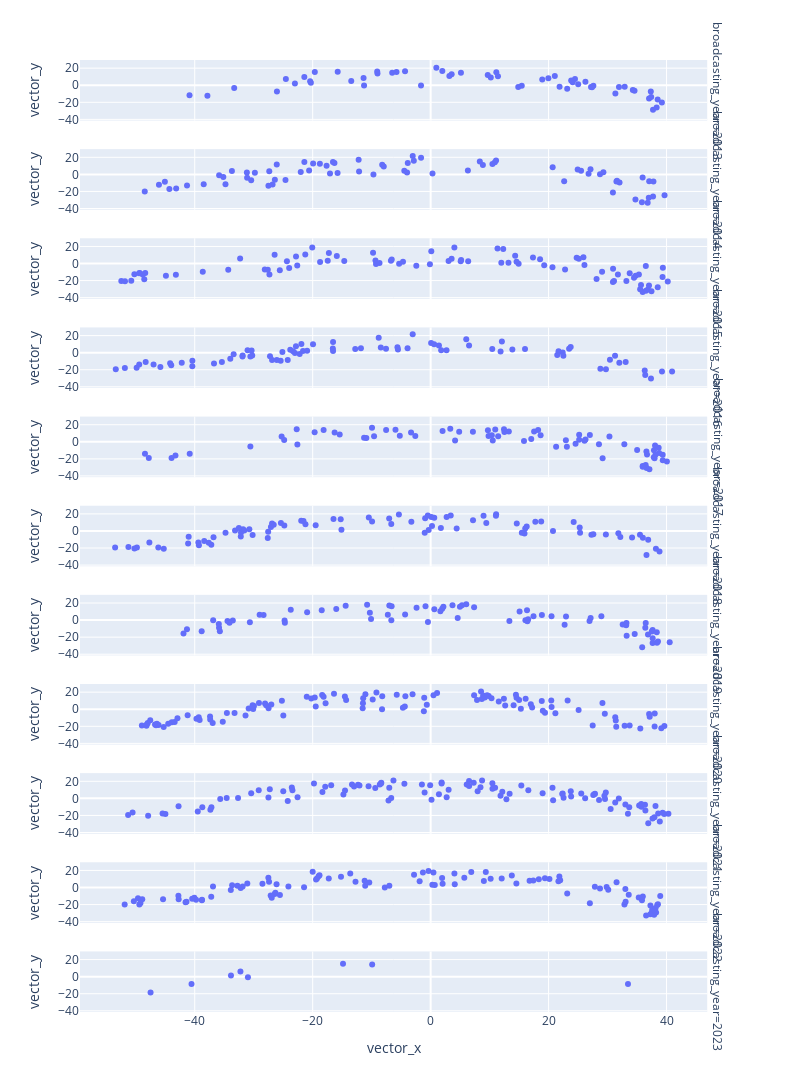

The notebook cell saved with this chart:
### Code cell
df = px.data.tips()
fig = px.scatter(stories_df_merged, x='vector_x', y='vector_y', hover_data=["index", "title"], facet_row="broadcasting_year", width=800, height=2000)
fig.show()

### Figure 1 — Plotly figure (JSON) as saved in the notebook; plotly's stock layout.template omitted (floating-point values rounded to 4 significant figures; data arrays with more than 128 entries replaced by an {"elided": "..."} marker saying what was removed)
{"data": [{"customdata": [["0325", "「映画ドラえもん のび太の新魔界大冒険～７人の魔法使い～」"], ["0326", "「ばくはつコショウ」"], ["0326", "「何が何でもお花見を」"], ["0327", "「やりクリしてハワイ旅行」"], ["0327", "「しずかちゃんのはごろも」"], ["0328", "「ひるねは天国で」"], ["0328", "「どくさいスイッチ」"], ["0329", "「インスタントママ」"], ["0329", "「狙われたジャイアン」"], ["0330", "「脱出！ 恐怖の骨川ハウス」"], ["0330", "「さとりヘルメット」"], ["0331", "「イエコプター」"], ["0331", "「しずかちゃんの最悪な誕生日」"], ["0332", "「朱にまじわれ棒」"], ["0332", "「ジャイアンがパンダ」"], ["0333", "「おみやげフロシキ」"], ["0333", "「最強！黒おびのび太」"], ["0334", "「ジャイアンの引退コンサート」"], ["0334", "「ユメかんとくいす」"], ["0335", "「あべこべ世界ミラー」"], ["0335", "「のび太の秘密トンネル」"], ["0336", "「ひっこし地図でおひっこし」"], ["0336", "「かがみでコマーシャル」"], ["0337", "「なんでもアイス棒」"], ["0337", "「決心コンクリート」"], ["0338", "「さよならボクのそうじ機」"], ["0338", "「真夏の夜の大航海」"], ["0338", "「ダイスキンドリンク」"], ["0339", "「深海サイクリング」"], ["0339", "「のび太のドッキリビデオ」"], ["0340", "「花火を育てよう！」"], ["0340", "「分身ハンマー」"], ["0341", "「オバケと暮らした夏休み」"], ["0341", "「カチンカチンライト」"], ["0342", "「のび太の夏祭り大作戦！」"], ["0342", "「サハラ砂漠で勉強はできない」"], ["0343", "「のび太エネルギーの使い方」"], ["0343", "「はなバルーンで大空に」"], ["0344", "「真夜中の巨大ドラたぬき」"], ["0345", "「にんげん機関車」"], ["0345", "「箱庭で松たけがり」"], ["0346", "「ハロウィンって何の日？」"], ["0346", "「味見スプーン」"], ["0347", "「マジックハンドでやりたい放題」"], ["0347", "「ゴルゴンの首」"], ["0348", "「ヤキイモの気持ち」"], ["0348", "「すい星がギンギラギン」"], ["0349", "「のび太ｖｓ武蔵　巌流島ちょっと前の戦い」"], ["0350", "「ドラえもんに落書き」"], ["0350", "「燃えよ！ドラミのスケート特訓」"], ["0350", "「タイムマシンがなくなった！！」"], ["0351", "「ケガワリング」"], ["0351", "「クリスマスきらきら大作戦」"], ["0352", "「エイコーノトビラ」"], ["0352", "「おだてジョーズ」"], ["0352", "「雪山のロマンス」"]], "hovertemplate": "broadcasting_year=2013<br>vector_x=%{x}<br>vector_y=%{y}<br>index=%{customdata[0]}<br>title=%{customdata[1]}<extra></extra>", "legendgroup": "", "marker": {"color": "#636efa", "symbol": "circle"}, "mode": "markers", "name": "", "orientation": "v", "showlegend": false, "type": "scatter", "x": [-20.43, -20.31, -6.519, 15.45, 27.59, 9.683, 37.34, -11.37, 11.41, 24.08, 10.2, 34.57, 27.19, 23.16, 38.49, 19.96, 39.21, 37.71, 0.967, 34.29, -1.63, -9.015, -4.341, -37.85, -40.88, 24.48, -5.789, 37.04, -23.01, -21.42, 37.4, -33.31, 18.93, -9.06, 3.56, 32.9, -26.06, -13.46, -24.55, 31.93, 1.981, 27.36, 26.24, 38.32, 11.14, -19.64, 21.05, 14.85, -15.76, 31.32, 21.86, 25.02, 3.173, 23.83, 5.138, -11.29], "xaxis": "x11", "y": [4.713, 2.858, 14.7, -0.7291, -0.632, 12.09, -7.479, 8.503, 10.56, 3.397, 9.198, -6.513, -2.204, -4.115, -16.84, 8.185, -20.28, -28.65, 20.49, -5.709, -0.3797, 13.87, 16.29, -12.36, -11.83, 7.322, 15.5, -15.62, 2.157, 9.53, -13.74, -3.252, 6.688, 16.06, 12.76, -1.771, -7.364, 5.041, 7.415, -2.029, 16.59, -2.263, 4.035, -26.03, 15.33, 15.63, 10.73, -2.072, 15.95, -9.58, -1.886, 1.276, 10.92, 5.679, 14.62, -0.3713], "yaxis": "y11"}, {"customdata": {"elided": "70x2 str values"}, "hovertemplate": "broadcasting_year=2014<br>vector_x=%{x}<br>vector_y=%{y}<br>index=%{customdata[0]}<br>title=%{customdata[1]}<extra></extra>", "legendgroup": "", "marker": {"color": "#636efa", "symbol": "circle"}, "mode": "markers", "name": "", "orientation": "v", "showlegend": false, "type": "scatter", "x": [28.72, 36.99, -20.6, 6.317, -35.86, -41.31, 8.86, -17.64, 26.78, 11.09, 31.6, 27.11, -29.8, -45.06, 37.06, 10.47, -16.31, -12.13, 25.51, -8.215, -18.78, -31.16, -27.36, 30.91, -27.5, -38.48, -26.81, 10.89, 32.03, -2.851, 0.3172, -17.06, -3.038, -1.624, 34.73, -48.48, 37.71, -30.43, 29.29, 37.78, 8.338, -9.698, 20.69, -22.02, -4.464, 31.5, -3.879, -26.41, -24.61, -3.996, -15.78, -46.07, -16.56, -31.12, 35.83, -34.79, 39.66, -33.7, -43.15, 36.8, -12.21, -26.1, -7.948, 22.64, 35.94, -21.41, -19.93, -35.15, -44.3, 24.93], "xaxis": "x10", "y": [0.2402, -27.53, 4.58, 4.498, -0.9678, -13.17, 10.86, 10.08, 0.6736, 16.32, -7.608, 5.979, 1.79, -8.681, -8.068, 12.09, 13.26, 3.274, 4.286, 11.2, 12.32, 2.177, 3.673, -21.09, -13.32, -11.53, -11.8, 14.14, -9.565, 15.89, 0.9849, 1.042, 21.63, 19.41, -29.56, -20.04, -25.84, -6.761, 2.375, -8.301, 15.16, -0.1625, 8.281, 2.732, 4.304, -8.355, 13.35, -6.28, -6.611, 2.118, 1.527, -12.27, 14.52, -3.863, -32.72, -11.55, -24.49, 3.91, -16.69, -33.33, 17.08, 11.61, 9.35, -7.949, -3.625, 14.52, 12.61, -3.038, -17.27, 5.858], "yaxis": "y10"}, {"customdata": {"elided": "86x2 str values"}, "hovertemplate": "broadcasting_year=2015<br>vector_x=%{x}<br>vector_y=%{y}<br>index=%{customdata[0]}<br>title=%{customdata[1]}<extra></extra>", "legendgroup": "", "marker": {"color": "#636efa", "symbol": "circle"}, "mode": "markers", "name": "", "orientation": "v", "showlegend": false, "type": "scatter", "x": [38.5, 4.025, 17.35, -44.88, -17.45, 36.49, 0.1097, -50.76, 12.31, -52.45, -2.431, -9.767, -51.83, 19.26, -22.83, 3.555, -38.64, 39.32, -15.91, -9.353, 34.76, -24.37, -20.07, 35.95, 24.76, 35.52, -49.33, -5.342, -34.32, 36.85, -28.12, -48.55, -0.1217, -25.57, -48.39, 5.171, 20.66, 31.76, 14.92, 30.93, -9.262, 39.37, 25.9, -27.33, -4.687, 33.19, -6.733, 35.67, -17.26, 6.363, 5.097, 35.31, -27.61, 11.34, 26.08, 14.57, -50.23, -26.46, -8.669, 33.75, 28.13, -49.43, 37.45, -48.82, 11.99, 31.09, 40.2, -43.2, 14.33, 30.91, 22.8, 34.48, 25.14, 3.042, 29.07, 13.19, -21.26, -14.65, -18.75, -32.3, 36.51, 18.55, -23.99, -6.597, -22.62, 37.03], "xaxis": "x9", "y": [-27.75, 18.68, 6.972, -14.47, 3.234, -3.028, 14.45, -20.09, 17.13, -20.5, -2.648, 12.62, -20.69, -2.133, 8.305, 5.54, -9.759, -15.84, 8.88, 3.659, -14.47, 2.628, 18.68, -33.47, 6.629, -30.25, -11.07, -0.3578, -7.365, -30.33, -7.005, -18.54, -0.9531, -7.975, -11.25, 4.25, -4.29, -12.96, -0.2, -6.046, -0.5428, -4.814, 7.218, -12.94, 2.088, -20.41, 3.312, -25.24, 12.21, 2.704, 2.711, -13.0, -7.357, 17.49, -1.691, 1.971, -12.68, 10.17, 0.6661, -11.42, -18.28, -11.52, -32.61, -12.8, 0.9356, -20.49, -21.08, -13.19, 8.968, -21.62, -6.871, -16.73, 5.576, 2.963, -9.52, 0.8945, 10.5, 3.098, 1.828, 5.871, -31.95, 4.994, -5.381, 4.786, -2.289, -25.87], "yaxis": "y9"}, {"customdata": {"elided": "78x2 str values"}, "hovertemplate": "broadcasting_year=2016<br>vector_x=%{x}<br>vector_y=%{y}<br>index=%{customdata[0]}<br>title=%{customdata[1]}<extra></extra>", "legendgroup": "", "marker": {"color": "#636efa", "symbol": "circle"}, "mode": "markers", "name": "", "orientation": "v", "showlegend": false, "type": "scatter", "x": [-24.23, 1.41, -26.88, 39.23, 11.86, -21.64, 36.3, -40.41, 21.47, -23.01, 40.94, 37.36, 13.85, 6.518, -27.24, -5.545, -3.914, -23.33, 30.4, -33.97, 31.99, 36.39, 0.08045, -8.806, 10.45, -22.84, -31.9, -16.55, 29.72, -23.8, 1.788, -20.94, -36.73, 23.75, -19.94, -25.13, 2.692, 31.27, -30.25, 12.08, -8.449, 33.07, 16.0, 21.69, -43.99, 0.5954, 6.039, -16.55, -33.4, -26.08, -49.85, -35.39, -53.39, -3.042, -51.85, 22.5, -31.88, -22.21, -7.563, -48.32, -11.82, -25.43, -40.4, -16.58, -21.92, -44.17, -12.79, -49.41, 22.39, -46.98, -5.626, -31.04, 28.78, -42.2, -30.56, -30.36, 23.48, -45.82], "xaxis": "x8", "y": [-8.598, 8.473, -8.577, -21.93, 1.495, 1.86, -20.92, -15.8, -2.596, -0.3818, -22.04, -30.34, 3.808, 8.388, -4.33, 3.615, 5.225, 1.78, -8.312, -7.002, -11.75, -26.14, 11.24, 17.44, 4.278, 7.625, -4.557, 1.817, -19.42, 3.507, 2.723, 2.192, -12.72, 6.554, 9.951, 0.8427, 2.743, -3.522, -3.205, 13.2, 6.18, -10.97, 4.215, 1.577, -14.64, 9.924, 15.8, 12.39, -1.962, -8.635, -17.67, -10.95, -19.46, 21.63, -17.89, -3.534, -3.223, -1.448, 4.661, -11.06, 5.156, -9.367, -9.614, 4.974, 10.26, -12.54, 4.167, -14.0, 0.06331, -13.83, 6.429, 2.706, -18.79, -11.78, -4.383, 2.601, 4.653, -16.69], "yaxis": "y8"}, {"customdata": {"elided": "73x2 str values"}, "hovertemplate": "broadcasting_year=2017<br>vector_x=%{x}<br>vector_y=%{y}<br>index=%{customdata[0]}<br>title=%{customdata[1]}<extra></extra>", "legendgroup": "", "marker": {"color": "#636efa", "symbol": "circle"}, "mode": "markers", "name": "", "orientation": "v", "showlegend": false, "type": "scatter", "x": [2.021, 24.57, 12.44, 17.55, 12.51, -43.27, -22.71, 25.18, 38.67, 37.87, 10.53, 18.23, -19.67, -43.93, -48.44, 25.18, -7.548, 28.54, 26.09, 10.96, 39.34, 30.32, 38.05, -15.42, 37.09, 17.06, -9.938, 15.83, 26.26, 3.329, 13.26, 10.37, 36.59, -11.28, 35.96, -24.84, -18.15, 36.69, 4.839, -25.27, 40.06, -16.28, 36.62, -40.85, 9.71, -3.318, 22.93, -22.6, 35.01, 4.146, -9.592, 38.74, 37.97, 32.84, 36.46, 11.45, -47.79, 7.168, 38.12, -10.9, -5.228, 29.16, 18.65, 9.821, 23.1, 39.36, 26.99, -2.603, -5.96, 21.27, 35.96, 37.84, -30.56], "xaxis": "x7", "y": [12.56, -2.331, 14.74, 11.98, 11.38, -16.11, 14.68, 2.483, -7.099, -9.931, 1.469, 13.74, 11.29, -18.97, -13.87, 8.209, 13.87, -2.976, 1.311, 14.29, -15.14, 6.244, -4.263, 8.699, -32.07, 3.332, 16.36, 0.8379, 2.704, 15.23, 11.94, 7.702, -11.33, 4.721, -28.48, 2.248, 13.85, -14.75, 11.68, 6.117, -23.11, 10.8, -30.81, -13.85, 13.52, 10.83, 1.869, -3.059, -9.589, 1.553, 6.37, -13.06, -19.32, -3.001, -27.13, 6.436, -18.93, 11.73, -15.05, 4.543, 7.088, -19.24, 7.82, 6.877, -5.703, -21.5, 7.905, 6.816, 14.16, -5.768, -29.26, -18.07, -5.384], "yaxis": "y7"}, {"customdata": {"elided": "83x2 str values"}, "hovertemplate": "broadcasting_year=2018<br>vector_x=%{x}<br>vector_y=%{y}<br>index=%{customdata[0]}<br>title=%{customdata[1]}<extra></extra>", "legendgroup": "", "marker": {"color": "#636efa", "symbol": "circle"}, "mode": "markers", "name": "", "orientation": "v", "showlegend": false, "type": "scatter", "x": [-21.94, 15.92, 25.33, 20.75, 34.15, 17.75, 25.28, -15.25, 38.2, -9.931, 11.07, 27.59, 35.99, 4.412, 27.26, 16.04, -1.004, -39.39, 29.71, 14.61, -0.3317, -39.29, -32.19, -19.5, 0.2308, 0.1247, -21.23, 36.6, -0.4738, 0.6132, -46.17, -21.56, -3.271, -49.8, 11.1, 32.16, -32.16, -33.16, 24.25, -26.89, -31.6, -16.47, 8.969, -37.19, -5.381, -38.39, -37.62, 7.185, -15.12, 35.5, 18.74, 2.711, -0.9285, -34.78, -41.03, 3.407, 9.438, -53.5, -30.18, 31.83, -27.62, -27.55, -31.79, -7.032, -50.22, -36.81, -26.61, -45.25, -30.74, -32.52, -47.69, 38.8, -24.81, 1.736, -41.12, -25.39, 15.46, 16.28, 36.89, -6.676, -10.48, -27.08, -51.24], "xaxis": "x6", "y": [11.96, -3.084, -2.207, -0.1176, -7.787, 10.85, 4.071, 13.57, -20.75, 11.13, 17.92, -3.844, -7.91, 2.908, -4.568, 2.802, -1.991, -13.52, -4.193, 8.597, 1.004, -16.66, -6.429, 6.784, 5.81, 16.2, 7.892, -28.13, 18.05, 15.39, -19.45, 11.74, 10.82, -19.33, 19.51, -7.078, -1.865, 0.6242, 10.43, 8.594, 0.3853, 14.09, 17.82, -16.23, 19.37, -11.68, -13.77, 12.42, 1.476, -4.562, 11.13, 16.25, 14.96, -1.968, -6.928, 18.12, 9.399, -19.39, -4.691, -2.668, -8.203, -0.9353, 2.039, 14.54, -20.65, -7.316, 7.402, -20.84, 1.945, 3.34, -13.55, -24.0, 6.321, 3.322, -14.81, 9.293, -2.073, 5.287, -10.44, 8.183, 15.84, 4.74, -18.78], "yaxis": "y6"}, {"customdata": [["0548", "「ランプのけむりオバケ」"], ["0548", "「ジャイアンシチュー」"], ["0549", "「ポケットの中のぴょん太」"], ["0549", "「平和アンテナ」"], ["0550", "「フェスティバルーン」"], ["0550", "「ホカホカ雪で雪合戦」"], ["0551", "「熱血応援マイク」"], ["0551", "「オモイコミン」"], ["0552", "「ドラかぐや、月に帰る！？」"], ["0552", "「おおかみ男クリーム」"], ["0553", "「映画ドラえもん のび太の宝島」"], ["0554", "「タイムふろしき」"], ["0554", "「ニセ宇宙人」"], ["0555", "「化石大発見！」"], ["0555", "「布団にのってふわふわり」"], ["0556", "「ゆめの町、ノビタランド」"], ["0556", "「ドラえもんをのぞいちゃえ！」"], ["0557", "「ダジャレーランド」"], ["0557", "「無敵！コンチュー丹」"], ["0558", "「タタミのたんぼ」"], ["0558", "「未来からの買い物」"], ["0559", "「のび太のおいしい食べ方」"], ["0559", "「お料理ワッペン」"], ["0560", "「しつけキャンディー」"], ["0560", "「人間味調味料」"], ["0561", "「トランポリンゲン」"], ["0561", "「シャボン玉宅配便」"], ["0562", "「ネアンデルタール人を救え」"], ["0562", "「のび太もたまには考える」"], ["0563", "「大スタージャイアン！？」"], ["0563", "「恐怖のディナーショー」"], ["0564", "「ガワラオニ」"], ["0564", "「チョージャワラシベ」"], ["0565", "「本人ビデオでほめられたい」"], ["0565", "「ホ、ホ、ホタル来い」"], ["0566", "「わたがし雲メーカー」"], ["0566", "「ねがい七夕ロケット」"], ["0567", "「イロガラドラえもん」"], ["0567", "「海に入らず海底を散歩する方法」"], ["0567", "「２２世紀で夏休み」"], ["0568", "「大パニック！のび太のヒマワリ日記」"], ["0568", "「けん銃王コンテスト」"], ["0569", "「ゾクゾク！？学校の七不思議」"], ["0569", "「人食いハウス」"], ["0570", "「立体パズルハンマー」"], ["0570", "「サンタイン」"], ["0571", "「恐怖のたたりチンキ」"], ["0571", "「レプリコッコ花火」"], ["0572", ["「未来の迷宮（ラビリンス） おかし城（キャッスル）」", "「謎のピラミッド！？エジプト大冒険」"]], ["0573", "「ねこっかぶり」"], ["0573", "「強～いイシ」"], ["0574", "「ドラえもんがいっぱい」"], ["0574", "「アルマジロン」"], ["0575", "「変身レプリンター」"], ["0575", "「ツバメののび太」"], ["0576", "「落とし物つりぼり」"], ["0576", "「強いペットがほしい」"], ["0577", "「へやいっぱいの大どらやき」"], ["0577", "「ドラドラスパイ大作戦」"], ["0578", "「ヴェルサイユのママ」"], ["0578", "「動物型にげだし錠」"], ["0579", "「ウルトラリング」"], ["0579", "「いろいろソーダセット」"], ["0580", "「ピクニックで先をこせ」"], ["0580", "「かがみのない世界」"], ["0581", "「多目的お守りは責任感が強い」"], ["0581", "「野比家、夢の温泉旅行」"], ["0582", "「捜査ごっこセット」"], ["0582", "「イースター島のモアイ」"], ["0583", "「タイムワープでプレゼントを」"], ["0583", "「クリスマスに雪を」"], ["0584", "「ネズミ年だよ！ドラえもん」"], ["0584", "「出てくる出てくるお年玉」"]], "hovertemplate": "broadcasting_year=2019<br>vector_x=%{x}<br>vector_y=%{y}<br>index=%{customdata[0]}<br>title=%{customdata[1]}<extra></extra>", "legendgroup": "", "marker": {"color": "#636efa", "symbol": "circle"}, "mode": "markers", "name": "", "orientation": "v", "showlegend": false, "type": "scatter", "x": [-35.74, 37.64, 7.369, -41.9, 33.12, 28.95, 3.705, -10.77, -35.88, -14.41, -38.82, 5.315, 1.963, -10.3, -33.54, -29.0, -24.72, -24.77, -2.389, -4.33, 16.53, -34.45, -30.65, -6.617, 34.6, 27.13, -34.11, 16.41, -10.1, -28.33, 16.07, 16.34, 32.56, -0.8722, 37.5, -20.94, 13.35, 33.24, 2.163, 22.72, -18.47, 0.6238, 1.651, 38.38, -35.92, 4.588, 37.65, 40.53, -6.664, -7.004, 38.55, -36.87, 37.64, 6.038, 17.44, 4.971, 36.4, 20.5, -16.0, -7.259, 18.86, 22.96, 33.15, 38.34, 36.47, 35.87, 36.86, 15.08, 26.94, 33.2, -23.72, -41.32, -0.4569], "xaxis": "x5", "y": [-12.94, -26.82, 15.13, -15.7, -4.878, 4.59, 17.36, 17.9, -9.007, 16.77, -13.19, 17.25, 13.14, 8.702, -0.6212, 6.115, -3.23, -0.6139, 14.52, 6.452, 1.038, -1.112, -2.457, 16.15, -16.16, 2.558, -3.119, -1.415, 1.411, 5.87, -0.05648, 11.64, -5.036, 16.23, -13.29, 9.241, -1.017, -18.44, 15.62, -5.358, 11.59, 12.64, 10.47, -26.64, -4.465, 2.582, -21.39, -25.87, -0.2331, 17.02, -25.17, -0.1947, -11.52, 18.5, 4.627, 15.77, -9.025, 4.362, 13.11, 6.243, 5.942, 4.238, -6.103, -14.23, -3.293, -31.86, -16.96, 10.2, -1.134, -3.398, 12.17, -10.77, -2.23], "yaxis": "y5"}, {"customdata": {"elided": "107x2 str values"}, "hovertemplate": "broadcasting_year=2020<br>vector_x=%{x}<br>vector_y=%{y}<br>index=%{customdata[0]}<br>title=%{customdata[1]}<extra></extra>", "legendgroup": "", "marker": {"color": "#636efa", "symbol": "circle"}, "mode": "markers", "name": "", "orientation": "v", "showlegend": false, "type": "scatter", "x": [39.63, 27.48, -14.54, 15.0, 16.99, -29.96, 37.97, -8.241, -4.378, -16.39, -30.85, 31.39, 14.56, -4.285, -4.706, 15.3, 29.53, -24.98, -25.22, -39.32, 35.55, 7.865, 31.3, -41.2, -30.09, -39.71, -46.13, -17.81, -0.6534, -43.9, 37.04, -47.96, -34.55, -33.25, -1.149, 8.545, -46.57, -43.4, 20.51, -27.48, 20.45, -28.07, -39.17, 23.22, 10.32, -19.48, -3.065, 37.15, 16.11, -48.14, 7.369, -1.088, -14.33, -36.96, -27.89, 12.42, -35.25, 14.07, -29.11, -11.52, -46.42, -31.39, -5.746, -9.826, 8.906, 0.4834, -11.06, -18.15, 1.091, -8.208, -19.65, -48.96, -46.73, 32.89, -45.26, -21.0, -30.18, -20.24, 9.84, 19.02, 25.09, -37.4, 39.11, 17.21, -42.93, 29.13, 19.39, 33.74, -11.44, -27.02, 21.15, 14.46, 8.68, -44.5, 31.47, 9.19, -9.188, -47.55, -18.39, 18.84, -11.48, -37.38, -48.19, 11.55, 37.99, 9.582, 12.64], "xaxis": "x4", "y": [-19.68, -19.19, 14.88, 10.76, 5.742, 3.699, -20.13, 0.04433, 3.162, 18.28, 0.8196, -13.25, 13.52, 15.14, 1.676, 0.5943, -5.394, -7.329, 9.892, -9.483, -22.53, 10.74, -9.419, -7.192, 0.4137, -11.21, -18.42, 6.954, 5.253, -15.35, -5.449, -16.12, -4.31, -4.446, -2.303, 20.8, -18.71, -14.93, 2.64, 1.005, 10.31, 6.67, -12.57, 10.15, 12.95, 3.216, 17.44, -8.746, 12.42, -17.87, 16.41, 13.35, 10.91, -16.05, 4.793, 12.4, -14.56, 4.748, 7.417, 1.229, -17.0, -7.349, 16.84, 11.48, 16.2, 16.4, 17.61, 14.59, 18.93, 15.1, 13.69, -19.1, -17.77, -19.25, -20.79, 14.53, 4.644, 12.66, 15.6, -1.914, -0.8721, -8.526, -22.31, 2.049, -10.46, 7.199, -4.08, -19.0, 12.73, 5.57, -4.852, 16.87, 11.88, -17.13, -20.52, 13.82, 19.63, -12.96, 16.75, 9.731, 6.899, -11.97, -19.37, 9.114, -4.901, 16.43, 4.358], "yaxis": "y4"}, {"customdata": {"elided": "104x2 str values"}, "hovertemplate": "broadcasting_year=2021<br>vector_x=%{x}<br>vector_y=%{y}<br>index=%{customdata[0]}<br>title=%{customdata[1]}<extra></extra>", "legendgroup": "", "marker": {"color": "#636efa", "symbol": "circle"}, "mode": "markers", "name": "", "orientation": "v", "showlegend": false, "type": "scatter", "x": [18.99, 37.63, 33.02, -32.65, 39.61, 27.75, 29.7, -12.98, 10.47, -9.388, 27.58, -10.53, 3.051, -8.617, -14.79, 13.39, 7.97, -34.59, -29.15, 28.56, -24.23, 35.74, -42.74, -51.29, 30.52, -1.478, 23.82, 1.858, 36.41, -1.025, -47.9, 33.46, 22.54, 7.304, 10.93, 1.406, -7.144, -6.68, 15.37, -39.49, -27.5, 6.118, -35.67, -8.413, -27.27, 6.526, -7.017, -0.08118, 12.85, 36.35, -14.52, -23.54, 29.46, 29.57, -24.99, -6.307, 2.715, 16.56, -12.3, -16.86, 25.53, -44.97, -8.368, 38.12, 27.86, 8.451, -38.72, 12.15, -37.34, -50.54, -22.56, 8.722, -37.17, 31.9, 36.9, 22.38, 26.2, 40.32, 6.518, 20.77, 35.35, -13.34, 38.58, 39.33, 1.863, 37.95, -23.43, 20.66, -18.35, -17.87, -12.07, -30.42, 38.86, -45.45, 22.33, -19.78, 0.1499, 31.3, 33.67, 10.49, 35.71, -4.448, 23.76, 11.85], "xaxis": "x3", "y": [5.876, -23.46, -7.318, 0.3872, -18.34, 4.829, 6.749, 14.04, 17.82, 12.25, 3.811, 14.29, 10.06, 16.27, 4.681, 5.471, 8.455, 0.3463, 9.642, -1.794, -3.163, -9.834, -9.177, -19.63, -12.56, 16.35, 2.231, 17.56, -14.24, 6.805, -20.47, -18.1, 0.8415, 18.24, 12.55, 4.897, -2.5, 0.5183, 15.03, -15.51, 0.9685, 16.4, -0.6551, 17.45, 10.7, 14.57, 12.58, 15.41, -0.9359, -7.354, 9.136, 12.77, 2.994, -0.8273, 8.344, 21.05, 1.189, 9.458, 15.97, 15.47, 5.715, -18.36, 18.41, -9.062, 5.326, 13.12, -10.55, 7.782, -13.48, -16.67, 1.423, 20.82, -10.48, -0.1024, -29.29, 5.671, 0.03074, -18.0, 20.47, -2.286, -8.31, 16.38, -17.62, -16.75, 18.61, -22.01, 9.576, 12.57, 7.383, 13.49, 15.2, 6.133, -27.18, -17.59, 5.162, 17.49, -1.584, -4.794, -10.54, 11.21, -6.479, 17.0, 8.386, 3.102], "yaxis": "y3"}, {"customdata": {"elided": "101x2 str values"}, "hovertemplate": "broadcasting_year=2022<br>vector_x=%{x}<br>vector_y=%{y}<br>index=%{customdata[0]}<br>title=%{customdata[1]}<extra></extra>", "legendgroup": "", "marker": {"color": "#636efa", "symbol": "circle"}, "mode": "markers", "name": "", "orientation": "v", "showlegend": false, "type": "scatter", "x": [17.41, 37.89, 38.23, -25.56, 38.93, 28.72, 33.59, -1.309, 20.15, 14.54, -39.77, -10.41, 10.17, -32.76, 37.6, -31.09, -26.44, 0.2864, -51.88, 38.42, -48.9, 32.86, -19.42, -28.52, 4.03, -18.99, 35.28, -49.2, -11.19, 5.709, -27.12, -13.63, 30.12, 27.0, -36.9, -12.74, -11.09, -18.84, 38.54, 37.54, -27.52, -40.06, -19.27, -33.66, -40.43, 18.34, -2.814, 6.891, 35.83, -26.32, 12.05, -31.87, 27.84, -15.2, 16.78, 2.03, -33.88, 37.27, -38.79, -32.21, 33.02, -1.866, -7.003, 21.96, -50.32, -45.37, -49.39, -41.4, 35.98, -17.27, 1.943, -26.13, -7.774, 21.67, 0.4734, -26.94, 38.15, 31.53, -42.77, -42.72, -27.4, -37.2, 21.82, 33.06, 37.25, 9.353, -41.56, 19.38, -38.77, 4.09, 29.84, 23.16, -21.46, 36.54, -20.0, 0.706, -0.3597, 13.76, -24.12, -49.62, 9.023], "xaxis": "x2", "y": [8.303, -31.96, -29.38, -8.7, -9.901, -1.141, -8.447, 17.58, 9.93, 4.686, -14.35, 5.756, 10.37, 2.046, -25.04, 4.623, -7.482, 3.174, -20.04, -20.56, -13.81, -19.95, 9.536, 4.311, 16.53, 13.11, -11.67, -18.06, 8.048, 11.37, -9.265, 16.3, -2.533, -18.55, 1.127, 6.67, 2.202, 14.27, -19.56, -27.82, 11.34, -11.99, 10.51, 2.545, -13.23, 9.726, 14.86, 18.17, -14.92, -5.984, 10.48, 1.311, 1.005, 12.66, 7.898, 4.462, -2.983, -21.03, -14.92, -0.4383, -1.769, 7.355, 1.931, 8.558, -16.18, -13.7, -19.9, -16.66, -10.67, 10.51, 11.04, 3.853, 0.06154, 7.441, 17.46, -11.97, -24.06, 6.204, -9.559, -13.86, 6.736, -10.85, 12.78, -16.77, -31.46, 18.24, -17.35, 10.72, -14.48, 3.695, 0.6193, -7.004, 0.2723, -32.81, 18.39, 3.005, 19.34, 14.03, 1.214, -12.71, 7.725], "yaxis": "y2"}, {"customdata": [["0740", "「宝さがしペーパー」"], ["0740", "「カッカホカホカ」"], ["0741", "「巨大ロボットで雪あそび！？」"], ["0741", "「夜空に輝くピザ・ギョーザ」"], ["0742", "「ありがたみわかり機」"], ["0742", "「のび泥棒をタイホせよ！」"], ["0743", "「鬼のパンツはいいパンツ？」"], ["0743", "「雪だるまが町にやってきた」"]], "hovertemplate": "broadcasting_year=2023<br>vector_x=%{x}<br>vector_y=%{y}<br>index=%{customdata[0]}<br>title=%{customdata[1]}<extra></extra>", "legendgroup": "", "marker": {"color": "#636efa", "symbol": "circle"}, "mode": "markers", "name": "", "orientation": "v", "showlegend": false, "type": "scatter", "x": [-47.49, -14.86, -9.916, -32.25, 33.46, -33.86, -40.55, -30.98], "xaxis": "x", "y": [-18.53, 15.27, 14.36, 6.015, -8.747, 1.447, -8.736, -0.6709], "yaxis": "y"}], "layout": {"annotations": [{"font": {}, "showarrow": false, "text": "broadcasting_year=2023", "textangle": 90, "x": 0.98, "xanchor": "left", "xref": "paper", "y": 0.03182, "yanchor": "middle", "yref": "paper"}, {"font": {}, "showarrow": false, "text": "broadcasting_year=2022", "textangle": 90, "x": 0.98, "xanchor": "left", "xref": "paper", "y": 0.1255, "yanchor": "middle", "yref": "paper"}, {"font": {}, "showarrow": false, "text": "broadcasting_year=2021", "textangle": 90, "x": 0.98, "xanchor": "left", "xref": "paper", "y": 0.2191, "yanchor": "middle", "yref": "paper"}, {"font": {}, "showarrow": false, "text": "broadcasting_year=2020", "textangle": 90, "x": 0.98, "xanchor": "left", "xref": "paper", "y": 0.3127, "yanchor": "middle", "yref": "paper"}, {"font": {}, "showarrow": false, "text": "broadcasting_year=2019", "textangle": 90, "x": 0.98, "xanchor": "left", "xref": "paper", "y": 0.4064, "yanchor": "middle", "yref": "paper"}, {"font": {}, "showarrow": false, "text": "broadcasting_year=2018", "textangle": 90, "x": 0.98, "xanchor": "left", "xref": "paper", "y": 0.5, "yanchor": "middle", "yref": "paper"}, {"font": {}, "showarrow": false, "text": "broadcasting_year=2017", "textangle": 90, "x": 0.98, "xanchor": "left", "xref": "paper", "y": 0.5936, "yanchor": "middle", "yref": "paper"}, {"font": {}, "showarrow": false, "text": "broadcasting_year=2016", "textangle": 90, "x": 0.98, "xanchor": "left", "xref": "paper", "y": 0.6873, "yanchor": "middle", "yref": "paper"}, {"font": {}, "showarrow": false, "text": "broadcasting_year=2015", "textangle": 90, "x": 0.98, "xanchor": "left", "xref": "paper", "y": 0.7809, "yanchor": "middle", "yref": "paper"}, {"font": {}, "showarrow": false, "text": "broadcasting_year=2014", "textangle": 90, "x": 0.98, "xanchor": "left", "xref": "paper", "y": 0.8745, "yanchor": "middle", "yref": "paper"}, {"font": {}, "showarrow": false, "text": "broadcasting_year=2013", "textangle": 90, "x": 0.98, "xanchor": "left", "xref": "paper", "y": 0.9682, "yanchor": "middle", "yref": "paper"}], "height": 2000, "legend": {"tracegroupgap": 0}, "margin": {"t": 60}, "width": 800, "xaxis": {"anchor": "y", "domain": [0, 0.98], "title": {"text": "vector_x"}}, "xaxis10": {"anchor": "y10", "domain": [0, 0.98], "matches": "x", "showticklabels": false}, "xaxis11": {"anchor": "y11", "domain": [0, 0.98], "matches": "x", "showticklabels": false}, "xaxis2": {"anchor": "y2", "domain": [0, 0.98], "matches": "x", "showticklabels": false}, "xaxis3": {"anchor": "y3", "domain": [0, 0.98], "matches": "x", "showticklabels": false}, "xaxis4": {"anchor": "y4", "domain": [0, 0.98], "matches": "x", "showticklabels": false}, "xaxis5": {"anchor": "y5", "domain": [0, 0.98], "matches": "x", "showticklabels": false}, "xaxis6": {"anchor": "y6", "domain": [0, 0.98], "matches": "x", "showticklabels": false}, "xaxis7": {"anchor": "y7", "domain": [0, 0.98], "matches": "x", "showticklabels": false}, "xaxis8": {"anchor": "y8", "domain": [0, 0.98], "matches": "x", "showticklabels": false}, "xaxis9": {"anchor": "y9", "domain": [0, 0.98], "matches": "x", "showticklabels": false}, "yaxis": {"anchor": "x", "domain": [0, 0.06364], "title": {"text": "vector_y"}}, "yaxis10": {"anchor": "x10", "domain": [0.8427, 0.9064], "matches": "y", "title": {"text": "vector_y"}}, "yaxis11": {"anchor": "x11", "domain": [0.9364, 1.0], "matches": "y", "title": {"text": "vector_y"}}, "yaxis2": {"anchor": "x2", "domain": [0.09364, 0.1573], "matches": "y", "title": {"text": "vector_y"}}, "yaxis3": {"anchor": "x3", "domain": [0.1873, 0.2509], "matches": "y", "title": {"text": "vector_y"}}, "yaxis4": {"anchor": "x4", "domain": [0.2809, 0.3445], "matches": "y", "title": {"text": "vector_y"}}, "yaxis5": {"anchor": "x5", "domain": [0.3745, 0.4382], "matches": "y", "title": {"text": "vector_y"}}, "yaxis6": {"anchor": "x6", "domain": [0.4682, 0.5318], "matches": "y", "title": {"text": "vector_y"}}, "yaxis7": {"anchor": "x7", "domain": [0.5618, 0.6255], "matches": "y", "title": {"text": "vector_y"}}, "yaxis8": {"anchor": "x8", "domain": [0.6555, 0.7191], "matches": "y", "title": {"text": "vector_y"}}, "yaxis9": {"anchor": "x9", "domain": [0.7491, 0.8127], "matches": "y", "title": {"text": "vector_y"}}}}
